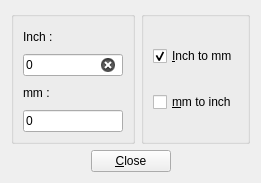
<?xml version="1.0" encoding="UTF-8"?>
<ui version="4.0">
 <class>I2MDialog</class>
 <widget class="QDialog" name="I2MDialog">
  <property name="geometry">
   <rect>
    <x>0</x>
    <y>0</y>
    <width>261</width>
    <height>183</height>
   </rect>
  </property>
  <property name="sizePolicy">
   <sizepolicy hsizetype="Expanding" vsizetype="Expanding">
    <horstretch>0</horstretch>
    <verstretch>0</verstretch>
   </sizepolicy>
  </property>
  <property name="windowTitle">
   <string>Dialog</string>
  </property>
  <layout class="QVBoxLayout" name="verticalLayout_2">
   <item>
    <layout class="QHBoxLayout" name="horizontalLayout">
     <item>
      <widget class="QGroupBox" name="groupBox">
       <property name="sizePolicy">
        <sizepolicy hsizetype="Expanding" vsizetype="Preferred">
         <horstretch>0</horstretch>
         <verstretch>0</verstretch>
        </sizepolicy>
       </property>
       <property name="title">
        <string/>
       </property>
       <layout class="QVBoxLayout" name="verticalLayout">
        <item>
         <widget class="QLabel" name="inchLabel">
          <property name="sizePolicy">
           <sizepolicy hsizetype="Expanding" vsizetype="Preferred">
            <horstretch>0</horstretch>
            <verstretch>0</verstretch>
           </sizepolicy>
          </property>
          <property name="text">
           <string>Inch :</string>
          </property>
         </widget>
        </item>
        <item>
         <widget class="QLineEdit" name="inchInput">
          <property name="maximumSize">
           <size>
            <width>16777215</width>
            <height>16777215</height>
           </size>
          </property>
          <property name="toolTip">
           <string>Accepted values (examples): 
1.5 
0.5 
.5
1/2
.1/4
1.3/4
2.5/8</string>
          </property>
          <property name="text">
           <string>0</string>
          </property>
          <property name="clearButtonEnabled">
           <bool>true</bool>
          </property>
         </widget>
        </item>
        <item>
         <widget class="QLabel" name="mmLabel">
          <property name="sizePolicy">
           <sizepolicy hsizetype="Expanding" vsizetype="Preferred">
            <horstretch>0</horstretch>
            <verstretch>0</verstretch>
           </sizepolicy>
          </property>
          <property name="text">
           <string>mm :</string>
          </property>
         </widget>
        </item>
        <item>
         <widget class="QLineEdit" name="mmInput">
          <property name="maximumSize">
           <size>
            <width>16777215</width>
            <height>16777215</height>
           </size>
          </property>
          <property name="text">
           <string>0</string>
          </property>
         </widget>
        </item>
       </layout>
      </widget>
     </item>
     <item>
      <widget class="QGroupBox" name="groupBox_2">
       <property name="title">
        <string/>
       </property>
       <layout class="QVBoxLayout" name="verticalLayout_4">
        <item>
         <widget class="QCheckBox" name="inchCheckBox">
          <property name="text">
           <string>&amp;Inch to mm</string>
          </property>
          <property name="checked">
           <bool>true</bool>
          </property>
          <property name="autoExclusive">
           <bool>true</bool>
          </property>
         </widget>
        </item>
        <item>
         <widget class="QCheckBox" name="mmCheckBox">
          <property name="text">
           <string>&amp;mm to inch</string>
          </property>
          <property name="autoExclusive">
           <bool>true</bool>
          </property>
         </widget>
        </item>
       </layout>
      </widget>
     </item>
    </layout>
   </item>
   <item>
    <layout class="QHBoxLayout" name="horizontalLayout_2">
     <item>
      <spacer name="horizontalSpacer">
       <property name="orientation">
        <enum>Qt::Horizontal</enum>
       </property>
       <property name="sizeHint" stdset="0">
        <size>
         <width>30</width>
         <height>20</height>
        </size>
       </property>
      </spacer>
     </item>
     <item>
      <widget class="QPushButton" name="closePushButton">
       <property name="text">
        <string>&amp;Close</string>
       </property>
       <property name="icon">
        <iconset resource="../../../gcodeshared/application.qrc">
         <normaloff>:/images/window-close.png</normaloff>:/images/window-close.png</iconset>
       </property>
       <property name="autoDefault">
        <bool>false</bool>
       </property>
      </widget>
     </item>
     <item>
      <spacer name="horizontalSpacer_2">
       <property name="orientation">
        <enum>Qt::Horizontal</enum>
       </property>
       <property name="sizeHint" stdset="0">
        <size>
         <width>30</width>
         <height>20</height>
        </size>
       </property>
      </spacer>
     </item>
    </layout>
   </item>
  </layout>
 </widget>
 <resources>
  <include location="../../../gcodeshared/application.qrc"/>
 </resources>
 <connections/>
</ui>
